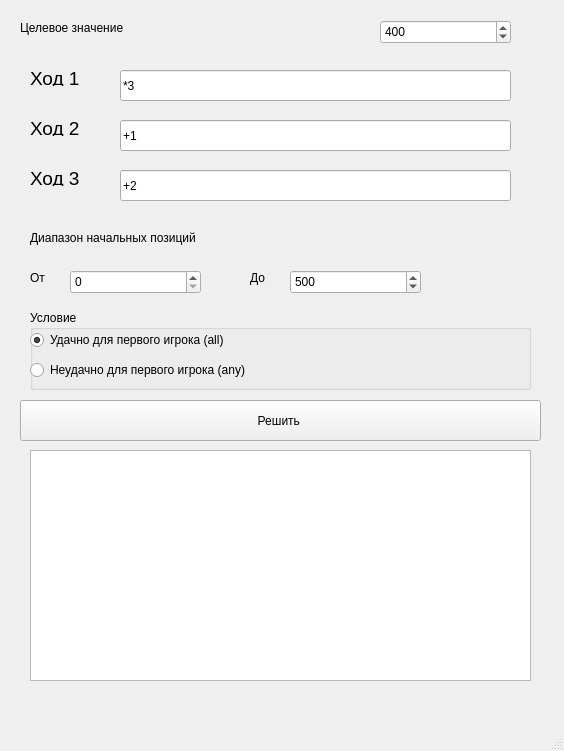
<?xml version="1.0" encoding="UTF-8"?>
<ui version="4.0">
 <class>MainWindow</class>
 <widget class="QMainWindow" name="MainWindow">
  <property name="geometry">
   <rect>
    <x>0</x>
    <y>0</y>
    <width>564</width>
    <height>751</height>
   </rect>
  </property>
  <property name="windowTitle">
   <string>MainWindow</string>
  </property>
  <widget class="QWidget" name="centralwidget">
   <widget class="QLabel" name="label">
    <property name="geometry">
     <rect>
      <x>20</x>
      <y>20</y>
      <width>171</width>
      <height>16</height>
     </rect>
    </property>
    <property name="text">
     <string>Целевое значение</string>
    </property>
   </widget>
   <widget class="QSpinBox" name="spinBox">
    <property name="geometry">
     <rect>
      <x>380</x>
      <y>20</y>
      <width>131</width>
      <height>24</height>
     </rect>
    </property>
    <property name="maximum">
     <number>1000</number>
    </property>
    <property name="value">
     <number>400</number>
    </property>
   </widget>
   <widget class="QLineEdit" name="lineEdit">
    <property name="geometry">
     <rect>
      <x>120</x>
      <y>70</y>
      <width>391</width>
      <height>31</height>
     </rect>
    </property>
    <property name="text">
     <string>*3</string>
    </property>
   </widget>
   <widget class="QLineEdit" name="lineEdit_1">
    <property name="geometry">
     <rect>
      <x>120</x>
      <y>120</y>
      <width>391</width>
      <height>31</height>
     </rect>
    </property>
    <property name="text">
     <string>+1</string>
    </property>
   </widget>
   <widget class="QLineEdit" name="lineEdit_2">
    <property name="geometry">
     <rect>
      <x>120</x>
      <y>170</y>
      <width>391</width>
      <height>31</height>
     </rect>
    </property>
    <property name="text">
     <string>+2</string>
    </property>
   </widget>
   <widget class="QLabel" name="label_2">
    <property name="geometry">
     <rect>
      <x>30</x>
      <y>70</y>
      <width>81</width>
      <height>16</height>
     </rect>
    </property>
    <property name="font">
     <font>
      <pointsize>14</pointsize>
     </font>
    </property>
    <property name="text">
     <string>Ход 1</string>
    </property>
   </widget>
   <widget class="QLabel" name="label_3">
    <property name="geometry">
     <rect>
      <x>30</x>
      <y>120</y>
      <width>81</width>
      <height>16</height>
     </rect>
    </property>
    <property name="font">
     <font>
      <pointsize>14</pointsize>
     </font>
    </property>
    <property name="text">
     <string>Ход 2</string>
    </property>
   </widget>
   <widget class="QLabel" name="label_4">
    <property name="geometry">
     <rect>
      <x>30</x>
      <y>170</y>
      <width>81</width>
      <height>16</height>
     </rect>
    </property>
    <property name="font">
     <font>
      <pointsize>14</pointsize>
     </font>
    </property>
    <property name="text">
     <string>Ход 3</string>
    </property>
   </widget>
   <widget class="QLabel" name="label_5">
    <property name="geometry">
     <rect>
      <x>30</x>
      <y>230</y>
      <width>371</width>
      <height>16</height>
     </rect>
    </property>
    <property name="text">
     <string>Диапазон начальных позиций</string>
    </property>
   </widget>
   <widget class="QLabel" name="label_6">
    <property name="geometry">
     <rect>
      <x>30</x>
      <y>270</y>
      <width>31</width>
      <height>16</height>
     </rect>
    </property>
    <property name="text">
     <string>От</string>
    </property>
   </widget>
   <widget class="QLabel" name="label_7">
    <property name="geometry">
     <rect>
      <x>250</x>
      <y>270</y>
      <width>61</width>
      <height>16</height>
     </rect>
    </property>
    <property name="text">
     <string>До</string>
    </property>
   </widget>
   <widget class="QSpinBox" name="spinBox_1">
    <property name="geometry">
     <rect>
      <x>70</x>
      <y>270</y>
      <width>131</width>
      <height>24</height>
     </rect>
    </property>
    <property name="maximum">
     <number>1000</number>
    </property>
   </widget>
   <widget class="QSpinBox" name="spinBox_2">
    <property name="geometry">
     <rect>
      <x>290</x>
      <y>270</y>
      <width>131</width>
      <height>24</height>
     </rect>
    </property>
    <property name="maximum">
     <number>1000</number>
    </property>
    <property name="value">
     <number>500</number>
    </property>
   </widget>
   <widget class="QPushButton" name="pushButton">
    <property name="geometry">
     <rect>
      <x>20</x>
      <y>400</y>
      <width>521</width>
      <height>41</height>
     </rect>
    </property>
    <property name="text">
     <string>Решить </string>
    </property>
   </widget>
   <widget class="QGroupBox" name="groupBox">
    <property name="geometry">
     <rect>
      <x>30</x>
      <y>310</y>
      <width>501</width>
      <height>80</height>
     </rect>
    </property>
    <property name="title">
     <string>Условие</string>
    </property>
    <widget class="QRadioButton" name="radioButton">
     <property name="geometry">
      <rect>
       <x>0</x>
       <y>20</y>
       <width>331</width>
       <height>20</height>
      </rect>
     </property>
     <property name="text">
      <string>Удачно для первого игрока (all)</string>
     </property>
     <property name="checked">
      <bool>true</bool>
     </property>
    </widget>
    <widget class="QRadioButton" name="radioButton_2">
     <property name="geometry">
      <rect>
       <x>0</x>
       <y>50</y>
       <width>271</width>
       <height>20</height>
      </rect>
     </property>
     <property name="text">
      <string>Неудачно для первого игрока (any)</string>
     </property>
    </widget>
   </widget>
   <widget class="QPlainTextEdit" name="text_edit">
    <property name="geometry">
     <rect>
      <x>30</x>
      <y>450</y>
      <width>501</width>
      <height>231</height>
     </rect>
    </property>
   </widget>
  </widget>
  <widget class="QMenuBar" name="menubar">
   <property name="geometry">
    <rect>
     <x>0</x>
     <y>0</y>
     <width>564</width>
     <height>37</height>
    </rect>
   </property>
  </widget>
  <widget class="QStatusBar" name="statusbar"/>
 </widget>
 <resources/>
 <connections/>
</ui>
